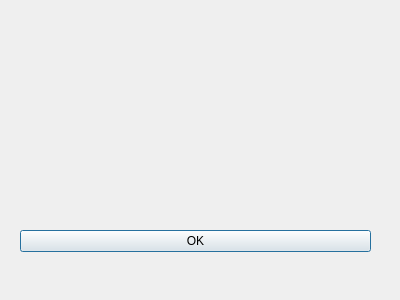
<?xml version="1.0" encoding="UTF-8"?>
<ui version="4.0">
 <class>MsgDialog</class>
 <widget class="QDialog" name="MsgDialog">
  <property name="geometry">
   <rect>
    <x>0</x>
    <y>0</y>
    <width>400</width>
    <height>300</height>
   </rect>
  </property>
  <property name="windowTitle">
   <string>Dialog</string>
  </property>
  <widget class="QDialogButtonBox" name="bottoneOk">
   <property name="geometry">
    <rect>
     <x>20</x>
     <y>230</y>
     <width>351</width>
     <height>31</height>
    </rect>
   </property>
   <property name="orientation">
    <enum>Qt::Vertical</enum>
   </property>
   <property name="standardButtons">
    <set>QDialogButtonBox::Ok</set>
   </property>
  </widget>
  <widget class="QLabel" name="label">
   <property name="geometry">
    <rect>
     <x>40</x>
     <y>85</y>
     <width>191</width>
     <height>51</height>
    </rect>
   </property>
   <property name="text">
    <string/>
   </property>
  </widget>
  <widget class="QLabel" name="messagio">
   <property name="geometry">
    <rect>
     <x>20</x>
     <y>20</y>
     <width>361</width>
     <height>181</height>
    </rect>
   </property>
   <property name="font">
    <font>
     <pointsize>34</pointsize>
    </font>
   </property>
   <property name="text">
    <string/>
   </property>
  </widget>
 </widget>
 <resources/>
 <connections/>
</ui>
